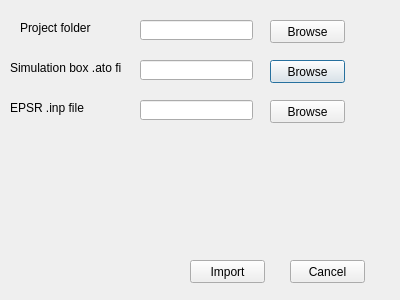
<?xml version="1.0" encoding="UTF-8"?>
<ui version="4.0">
 <class>importDialog</class>
 <widget class="QDialog" name="importDialog">
  <property name="geometry">
   <rect>
    <x>0</x>
    <y>0</y>
    <width>400</width>
    <height>300</height>
   </rect>
  </property>
  <property name="windowTitle">
   <string>Dialog</string>
  </property>
  <widget class="QPushButton" name="boxAtoBrowseButton">
   <property name="geometry">
    <rect>
     <x>270</x>
     <y>60</y>
     <width>75</width>
     <height>23</height>
    </rect>
   </property>
   <property name="text">
    <string>Browse</string>
   </property>
  </widget>
  <widget class="QLabel" name="label">
   <property name="geometry">
    <rect>
     <x>10</x>
     <y>60</y>
     <width>111</width>
     <height>16</height>
    </rect>
   </property>
   <property name="text">
    <string>Simulation box .ato file</string>
   </property>
  </widget>
  <widget class="QLineEdit" name="boxAtoLineEdit">
   <property name="geometry">
    <rect>
     <x>140</x>
     <y>60</y>
     <width>113</width>
     <height>20</height>
    </rect>
   </property>
  </widget>
  <widget class="QLineEdit" name="projectNameLineEdit">
   <property name="geometry">
    <rect>
     <x>140</x>
     <y>20</y>
     <width>113</width>
     <height>20</height>
    </rect>
   </property>
  </widget>
  <widget class="QPushButton" name="projectNameBrowseButton">
   <property name="geometry">
    <rect>
     <x>270</x>
     <y>20</y>
     <width>75</width>
     <height>23</height>
    </rect>
   </property>
   <property name="text">
    <string>Browse</string>
   </property>
  </widget>
  <widget class="QLabel" name="label_2">
   <property name="geometry">
    <rect>
     <x>20</x>
     <y>20</y>
     <width>81</width>
     <height>16</height>
    </rect>
   </property>
   <property name="text">
    <string>Project folder</string>
   </property>
  </widget>
  <widget class="QLabel" name="label_3">
   <property name="geometry">
    <rect>
     <x>10</x>
     <y>100</y>
     <width>121</width>
     <height>16</height>
    </rect>
   </property>
   <property name="text">
    <string>EPSR .inp file</string>
   </property>
  </widget>
  <widget class="QLineEdit" name="epsrInpLineEdit">
   <property name="geometry">
    <rect>
     <x>140</x>
     <y>100</y>
     <width>113</width>
     <height>20</height>
    </rect>
   </property>
  </widget>
  <widget class="QPushButton" name="epsrInpBrowseButton">
   <property name="geometry">
    <rect>
     <x>270</x>
     <y>100</y>
     <width>75</width>
     <height>23</height>
    </rect>
   </property>
   <property name="text">
    <string>Browse</string>
   </property>
  </widget>
  <widget class="QPushButton" name="cancelButton">
   <property name="geometry">
    <rect>
     <x>290</x>
     <y>260</y>
     <width>75</width>
     <height>23</height>
    </rect>
   </property>
   <property name="text">
    <string>Cancel</string>
   </property>
  </widget>
  <widget class="QPushButton" name="importButton">
   <property name="geometry">
    <rect>
     <x>190</x>
     <y>260</y>
     <width>75</width>
     <height>23</height>
    </rect>
   </property>
   <property name="text">
    <string>Import</string>
   </property>
  </widget>
 </widget>
 <resources/>
 <connections/>
</ui>
